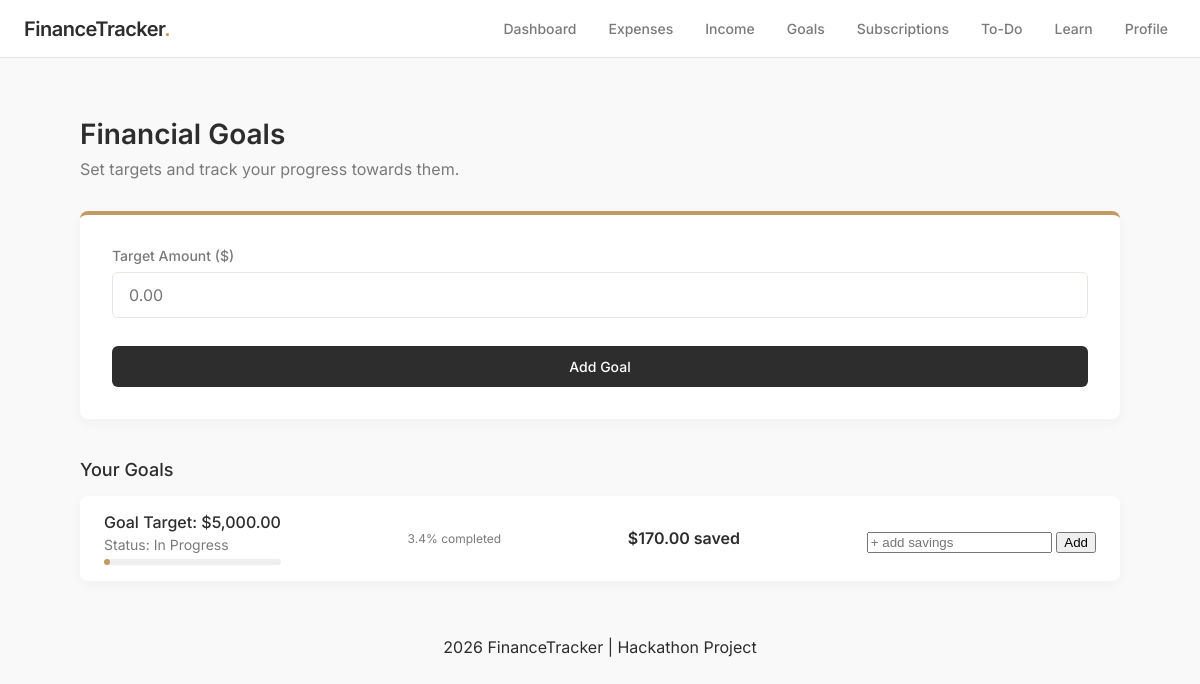
Before: /goals/oleksii with the older database file.
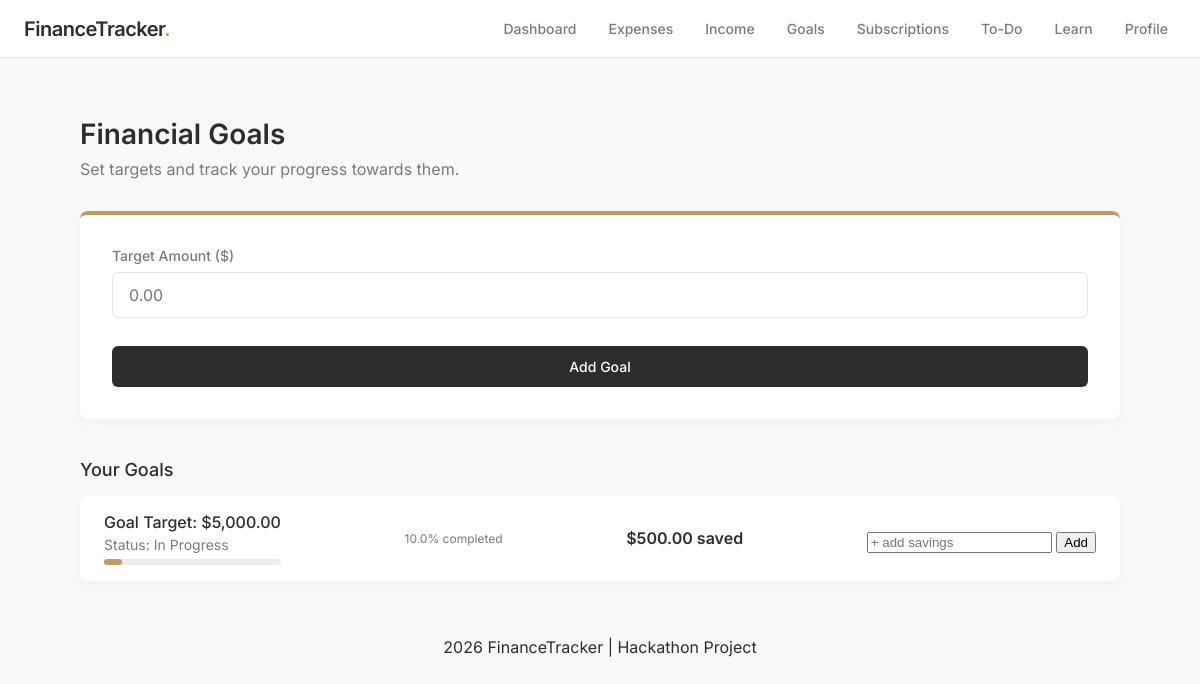
After: the same page with the newer database file.
### tables this page shows
CREATE TABLE goals (
        id INTEGER PRIMARY KEY AUTOINCREMENT,
        user_id INTEGER,
        target REAL,
        current REAL DEFAULT 0,
        completed INTEGER DEFAULT 0
    );

### app.py (the view, shortened to what this page needs)
@app.route("/goals/<username>", methods=["GET", "POST"])
def goals(username):
    user_id = get_user_id(username)
    if not user_id:
        return redirect(url_for("index"))
    conn = get_db()
    data = conn.execute(
        "SELECT * FROM goals WHERE user_id=?",
        (user_id,)
    ).fetchall()
    conn.close()
    return render_template("goals.html", data=data, username=username)

### app.py (called while the page is built)
def get_db():
    conn = sqlite3.connect(DB)
    conn.row_factory = sqlite3.Row
    return conn

def get_user_id(username):
    conn = get_db()
    user = conn.execute(
        "SELECT id FROM users WHERE username=?",
        (username,)
    ).fetchone()
    conn.close()
    return user["id"] if user else None

@app.context_processor
def inject_user():
    username = request.view_args.get("username") if request.view_args else None
    return dict(current_user=username)

### templates/goals.html (shortened to what this page needs)
{% extends "layout.html" %}
{% block navbar %}
    {% include "navbar.html" %}
{% endblock %}
{% block content %}
<div class="container">
    <div class="dashboard-header">
        <h1>Financial Goals</h1>
        <p>Set targets and track your progress towards them.</p>
    </div>
    <div class="form-card" style="border-top-color: #C29B62;">
        <form method="POST">
            <div class="form-group">
                <label>Target Amount ($)</label>
                <input type="number" step="0.01" name="target" class="form-control" placeholder="0.00" required>
            </div>
            <button type="submit" class="btn-primary" style="width: 100%; margin-top: 8px;">Add Goal</button>
        </form>
    </div>
    <h3 class="section-title">Your Goals</h3>
    <div class="transaction-list">
        {% if data %}
            {% for g in data %}
                <div class="transaction-item">
                    <div class="tx-details">
                        <h4>Goal Target: ${{ "{:,.2f}".format(g.target|float) }}</h4>
                        <p>Status: {% if g.completed %}Completed 🎉{% else %}In Progress{% endif %}</p>
                        <div style="background:#eee; height:6px; border-radius:6px; margin-top:6px;">
                            <div style="
                                width: {{ (g.current / g.target * 100) if g.target > 0 else 0 }}%;
                                background:#C29B62;
                                height:6px;
                                border-radius:6px;">
                            </div>
                        </div>
                    </div>
                    <p style="font-size: 12px; color: #7A7A7A;">
                        {{ ((g.current / g.target) * 100) | round(1) if g.target > 0 else 0 }}% completed
                    </p>
                    <div class="tx-amount" style="color: #2D2D2D;">
                        ${{ "{:,.2f}".format(g.current|float) }} saved
                    </div>
                    <form method="POST" action="/update_goal/{{ current_user }}/{{ g.id }}" style="margin-top:8px;">
                        <input type="number" step="0.01" name="amount" placeholder="+ add savings" required>
                        <button type="submit">Add</button>
                    </form>
                </div>
            {% endfor %}
        {% else %}
            <div class="empty-state" style="padding: 32px; text-align: center; color: #7A7A7A;">
                No goals set yet. Start dreaming big!
            </div>
        {% endif %}
    </div>
</div>
{% endblock %}

Changed rows visible on the page:
changed goals: target+current "3.4" → "10.0"; current "170.00" → "500.00"
